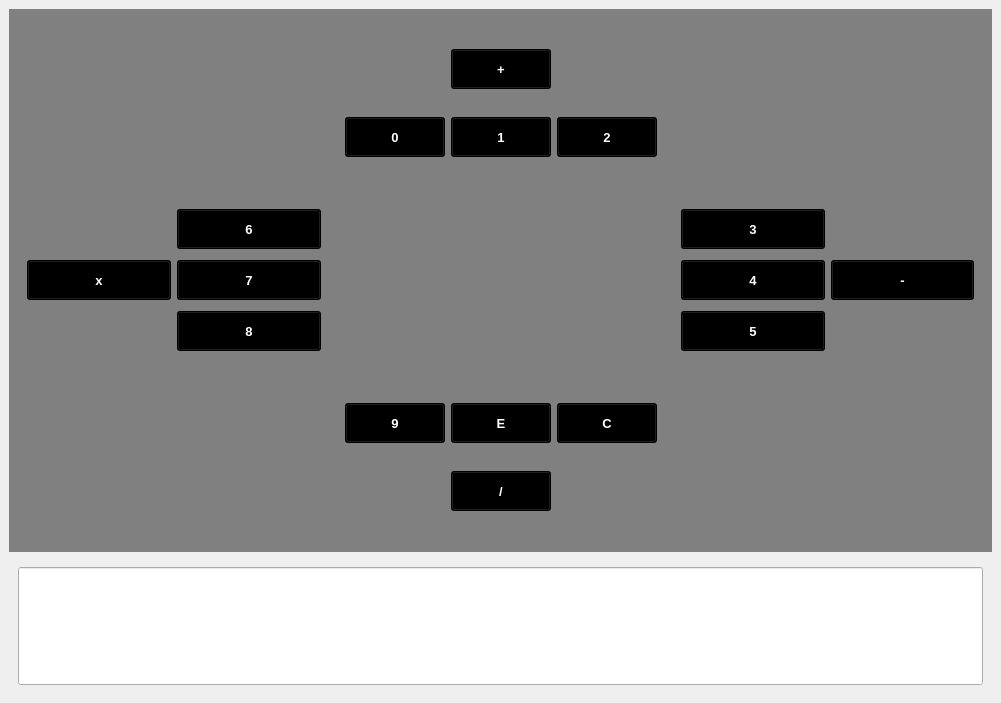
<?xml version="1.0" encoding="UTF-8"?>
<ui version="4.0">
 <class>MainWindow</class>
 <widget class="QMainWindow" name="MainWindow">
  <property name="geometry">
   <rect>
    <x>0</x>
    <y>0</y>
    <width>1001</width>
    <height>703</height>
   </rect>
  </property>
  <property name="windowTitle">
   <string>MainWindow</string>
  </property>
  <widget class="QWidget" name="centralwidget">
   <layout class="QGridLayout" name="gridLayout" rowstretch="4,1">
    <item row="0" column="0">
     <widget class="QWidget" name="widget" native="true">
      <property name="styleSheet">
       <string notr="true">background-color: grey;</string>
      </property>
      <layout class="QGridLayout" name="gridLayout_2">
       <item row="1" column="0">
        <widget class="QWidget" name="widget_6" native="true">
         <layout class="QGridLayout" name="gridLayout_5">
          <item row="0" column="1">
           <widget class="QPushButton" name="num_6_btn">
            <property name="minimumSize">
             <size>
              <width>100</width>
              <height>40</height>
             </size>
            </property>
            <property name="font">
             <font>
              <pointsize>10</pointsize>
              <weight>75</weight>
              <bold>true</bold>
             </font>
            </property>
            <property name="styleSheet">
             <string notr="true">QPushButton#num_6_btn {
    background-color: black;
	color: white;
}

QPushButton#num_6_btn:hover{
    background-color: blue;
}
QPushButton#num_6_btn:pressed{
    background-color: red;
}</string>
            </property>
            <property name="text">
             <string>6</string>
            </property>
           </widget>
          </item>
          <item row="2" column="1">
           <widget class="QPushButton" name="num_8_btn">
            <property name="minimumSize">
             <size>
              <width>100</width>
              <height>40</height>
             </size>
            </property>
            <property name="font">
             <font>
              <pointsize>10</pointsize>
              <weight>75</weight>
              <bold>true</bold>
             </font>
            </property>
            <property name="styleSheet">
             <string notr="true">QPushButton#num_8_btn {
    background-color: black;
	color: white;
}

QPushButton#num_8_btn:hover{
    background-color: blue;
}
QPushButton#num_8_btn:pressed{
    background-color: red;
}</string>
            </property>
            <property name="text">
             <string>8</string>
            </property>
           </widget>
          </item>
          <item row="1" column="1">
           <widget class="QPushButton" name="num_7_btn">
            <property name="minimumSize">
             <size>
              <width>100</width>
              <height>40</height>
             </size>
            </property>
            <property name="font">
             <font>
              <pointsize>10</pointsize>
              <weight>75</weight>
              <bold>true</bold>
             </font>
            </property>
            <property name="styleSheet">
             <string notr="true">QPushButton#num_7_btn {
    background-color: black;
	color: white;
}

QPushButton#num_7_btn:hover{
    background-color: blue;
}
QPushButton#num_7_btn:pressed{
    background-color: red;
}</string>
            </property>
            <property name="text">
             <string>7</string>
            </property>
           </widget>
          </item>
          <item row="1" column="0">
           <widget class="QPushButton" name="op_mult_btn">
            <property name="minimumSize">
             <size>
              <width>100</width>
              <height>40</height>
             </size>
            </property>
            <property name="font">
             <font>
              <pointsize>10</pointsize>
              <weight>75</weight>
              <bold>true</bold>
             </font>
            </property>
            <property name="styleSheet">
             <string notr="true">QPushButton#op_mult_btn {
    background-color: black;
	color: white;
}

QPushButton#op_mult_btn:hover{
    background-color: blue;
}

QPushButton#op_mult_btn:pressed{
    background-color: red;
}</string>
            </property>
            <property name="text">
             <string>x</string>
            </property>
           </widget>
          </item>
         </layout>
        </widget>
       </item>
       <item row="0" column="1">
        <widget class="QWidget" name="widget_3" native="true">
         <layout class="QGridLayout" name="gridLayout_4">
          <item row="1" column="0">
           <widget class="QPushButton" name="num_0_btn">
            <property name="minimumSize">
             <size>
              <width>100</width>
              <height>40</height>
             </size>
            </property>
            <property name="font">
             <font>
              <pointsize>10</pointsize>
              <weight>75</weight>
              <bold>true</bold>
             </font>
            </property>
            <property name="styleSheet">
             <string notr="true">QPushButton#num_0_btn {
    background-color: black;
	color: white;
}

QPushButton#num_0_btn:hover{
    background-color: blue;
}
QPushButton#num_0_btn:pressed{
    background-color: red;
}</string>
            </property>
            <property name="text">
             <string>0</string>
            </property>
           </widget>
          </item>
          <item row="1" column="1">
           <widget class="QPushButton" name="num_1_btn">
            <property name="minimumSize">
             <size>
              <width>100</width>
              <height>40</height>
             </size>
            </property>
            <property name="font">
             <font>
              <pointsize>10</pointsize>
              <weight>75</weight>
              <bold>true</bold>
             </font>
            </property>
            <property name="styleSheet">
             <string notr="true">QPushButton#num_1_btn {
    background-color: black;
	color: white;
}

QPushButton#num_1_btn:hover{
    background-color: blue;
}
QPushButton#num_1_btn:pressed{
    background-color: red;
}</string>
            </property>
            <property name="text">
             <string>1</string>
            </property>
           </widget>
          </item>
          <item row="1" column="2">
           <widget class="QPushButton" name="num_2_btn">
            <property name="minimumSize">
             <size>
              <width>100</width>
              <height>40</height>
             </size>
            </property>
            <property name="font">
             <font>
              <pointsize>10</pointsize>
              <weight>75</weight>
              <bold>true</bold>
             </font>
            </property>
            <property name="styleSheet">
             <string notr="true">QPushButton#num_2_btn {
    background-color: black;
	color: white;
}

QPushButton#num_2_btn:hover{
    background-color: blue;
}
QPushButton#num_2_btn:pressed{
    background-color: red;
}</string>
            </property>
            <property name="text">
             <string>2</string>
            </property>
           </widget>
          </item>
          <item row="0" column="1">
           <widget class="QPushButton" name="op_plus_btn">
            <property name="minimumSize">
             <size>
              <width>100</width>
              <height>40</height>
             </size>
            </property>
            <property name="font">
             <font>
              <pointsize>10</pointsize>
              <weight>75</weight>
              <bold>true</bold>
             </font>
            </property>
            <property name="styleSheet">
             <string notr="true">QPushButton#op_plus_btn {
    background-color: black;
	color: white;
}

QPushButton#op_plus_btn:hover{
    background-color: blue;
}

QPushButton#op_plus_btn:pressed{
    background-color: red;
}</string>
            </property>
            <property name="text">
             <string>+</string>
            </property>
           </widget>
          </item>
         </layout>
        </widget>
       </item>
       <item row="2" column="1">
        <widget class="QWidget" name="widget_5" native="true">
         <layout class="QGridLayout" name="gridLayout_6">
          <item row="0" column="0">
           <widget class="QPushButton" name="num_9_btn">
            <property name="minimumSize">
             <size>
              <width>100</width>
              <height>40</height>
             </size>
            </property>
            <property name="font">
             <font>
              <pointsize>10</pointsize>
              <weight>75</weight>
              <bold>true</bold>
             </font>
            </property>
            <property name="styleSheet">
             <string notr="true">QPushButton#num_9_btn {
    background-color: black;
	color: white;
}

QPushButton#num_9_btn:hover{
    background-color: blue;
}
QPushButton#num_9_btn:pressed{
    background-color: red;
}</string>
            </property>
            <property name="text">
             <string>9</string>
            </property>
           </widget>
          </item>
          <item row="0" column="3">
           <widget class="QPushButton" name="op_c_btn">
            <property name="minimumSize">
             <size>
              <width>100</width>
              <height>40</height>
             </size>
            </property>
            <property name="font">
             <font>
              <pointsize>10</pointsize>
              <weight>75</weight>
              <bold>true</bold>
             </font>
            </property>
            <property name="styleSheet">
             <string notr="true">QPushButton#op_c_btn {
    background-color: black;
	color: white;
}

QPushButton#op_c_btn:hover{
    background-color: blue;
}

QPushButton#op_c_btn:pressed{
    background-color: red;
}</string>
            </property>
            <property name="text">
             <string>C</string>
            </property>
           </widget>
          </item>
          <item row="0" column="2">
           <widget class="QPushButton" name="op_e_btn">
            <property name="minimumSize">
             <size>
              <width>100</width>
              <height>40</height>
             </size>
            </property>
            <property name="font">
             <font>
              <pointsize>10</pointsize>
              <weight>75</weight>
              <bold>true</bold>
             </font>
            </property>
            <property name="styleSheet">
             <string notr="true">QPushButton#op_e_btn {
    background-color: black;
	color: white;
}

QPushButton#op_e_btn:hover{
    background-color: blue;
}

QPushButton#op_e_btn:pressed{
    background-color: red;
}</string>
            </property>
            <property name="text">
             <string>E</string>
            </property>
           </widget>
          </item>
          <item row="1" column="2">
           <widget class="QPushButton" name="op_divide_btn">
            <property name="minimumSize">
             <size>
              <width>100</width>
              <height>40</height>
             </size>
            </property>
            <property name="font">
             <font>
              <pointsize>10</pointsize>
              <weight>75</weight>
              <bold>true</bold>
             </font>
            </property>
            <property name="styleSheet">
             <string notr="true">QPushButton#op_divide_btn {
    background-color: black;
	color: white;
}

QPushButton#op_divide_btn:hover{
    background-color: blue;
}

QPushButton#op_divide_btn:pressed{
    background-color: red;
}</string>
            </property>
            <property name="text">
             <string>/</string>
            </property>
           </widget>
          </item>
         </layout>
        </widget>
       </item>
       <item row="1" column="2">
        <widget class="QWidget" name="widget_7" native="true">
         <layout class="QGridLayout" name="gridLayout_3">
          <item row="1" column="0">
           <widget class="QPushButton" name="num_4_btn">
            <property name="minimumSize">
             <size>
              <width>100</width>
              <height>40</height>
             </size>
            </property>
            <property name="font">
             <font>
              <pointsize>10</pointsize>
              <weight>75</weight>
              <bold>true</bold>
             </font>
            </property>
            <property name="styleSheet">
             <string notr="true">QPushButton#num_4_btn {
    background-color: black;
	color: white;
}

QPushButton#num_4_btn:hover{
    background-color: blue;
}
QPushButton#num_4_btn:pressed{
    background-color: red;
}</string>
            </property>
            <property name="text">
             <string>4</string>
            </property>
           </widget>
          </item>
          <item row="0" column="0">
           <widget class="QPushButton" name="num_3_btn">
            <property name="minimumSize">
             <size>
              <width>100</width>
              <height>40</height>
             </size>
            </property>
            <property name="font">
             <font>
              <pointsize>10</pointsize>
              <weight>75</weight>
              <bold>true</bold>
             </font>
            </property>
            <property name="styleSheet">
             <string notr="true">QPushButton#num_3_btn {
    background-color: black;
	color: white;
}

QPushButton#num_3_btn:hover{
    background-color: blue;
}
QPushButton#num_3_btn:pressed{
    background-color: red;
}</string>
            </property>
            <property name="text">
             <string>3</string>
            </property>
           </widget>
          </item>
          <item row="2" column="0">
           <widget class="QPushButton" name="num_5_btn">
            <property name="minimumSize">
             <size>
              <width>100</width>
              <height>40</height>
             </size>
            </property>
            <property name="font">
             <font>
              <pointsize>10</pointsize>
              <weight>75</weight>
              <bold>true</bold>
             </font>
            </property>
            <property name="styleSheet">
             <string notr="true">QPushButton#num_5_btn {
    background-color: black;
	color: white;
}

QPushButton#num_5_btn:hover{
    background-color: blue;
}
QPushButton#num_5_btn:pressed{
    background-color: red;
}</string>
            </property>
            <property name="text">
             <string>5</string>
            </property>
           </widget>
          </item>
          <item row="1" column="1">
           <widget class="QPushButton" name="op_minus_btn">
            <property name="minimumSize">
             <size>
              <width>100</width>
              <height>40</height>
             </size>
            </property>
            <property name="font">
             <font>
              <pointsize>10</pointsize>
              <weight>75</weight>
              <bold>true</bold>
             </font>
            </property>
            <property name="styleSheet">
             <string notr="true">QPushButton#op_minus_btn {
    background-color: black;
	color: white;
}

QPushButton#op_minus_btn:hover{
    background-color: blue;
}

QPushButton#op_minus_btn:pressed{
    background-color: red;
}</string>
            </property>
            <property name="text">
             <string>-</string>
            </property>
           </widget>
          </item>
         </layout>
        </widget>
       </item>
       <item row="1" column="1">
        <widget class="QWidget" name="widget_4" native="true">
         <layout class="QHBoxLayout" name="horizontalLayout_2"/>
        </widget>
       </item>
      </layout>
     </widget>
    </item>
    <item row="1" column="0">
     <widget class="QWidget" name="widget_2" native="true">
      <layout class="QHBoxLayout" name="horizontalLayout">
       <item>
        <widget class="QLineEdit" name="lineEdit">
         <property name="sizePolicy">
          <sizepolicy hsizetype="Expanding" vsizetype="Expanding">
           <horstretch>0</horstretch>
           <verstretch>0</verstretch>
          </sizepolicy>
         </property>
         <property name="font">
          <font>
           <pointsize>24</pointsize>
          </font>
         </property>
         <property name="alignment">
          <set>Qt::AlignCenter</set>
         </property>
        </widget>
       </item>
      </layout>
     </widget>
    </item>
   </layout>
  </widget>
 </widget>
 <resources/>
 <connections/>
</ui>
